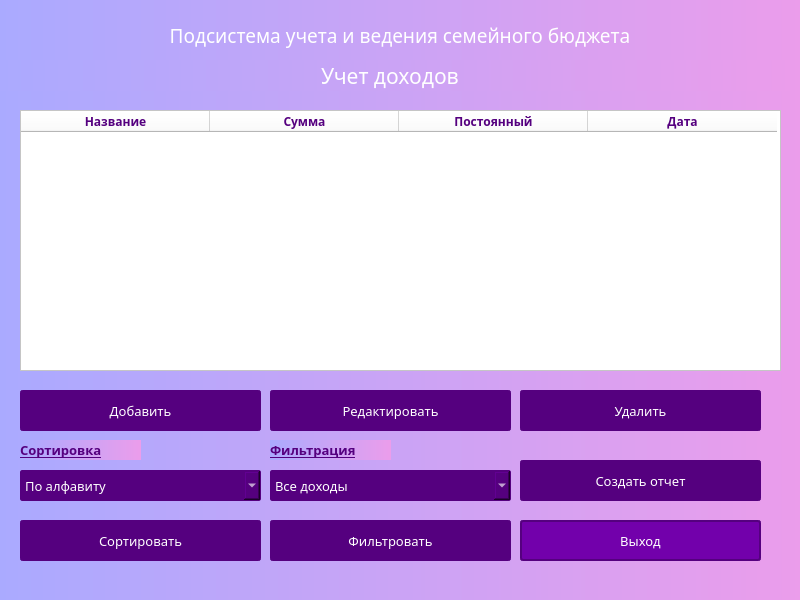
<?xml version="1.0" encoding="UTF-8"?>
<ui version="4.0">
 <class>Dialog</class>
 <widget class="QDialog" name="Dialog">
  <property name="geometry">
   <rect>
    <x>0</x>
    <y>0</y>
    <width>800</width>
    <height>600</height>
   </rect>
  </property>
  <property name="minimumSize">
   <size>
    <width>800</width>
    <height>600</height>
   </size>
  </property>
  <property name="sizeIncrement">
   <size>
    <width>800</width>
    <height>600</height>
   </size>
  </property>
  <property name="windowTitle">
   <string>Dialog</string>
  </property>
  <property name="styleSheet">
   <string notr="true">background-color: qlineargradient(spread:pad, x1:0, y1:0, x2:1, y2:0, stop:0 rgb(170, 170, 255), stop:1 rgb(235, 157, 235));</string>
  </property>
  <widget class="QLabel" name="label">
   <property name="geometry">
    <rect>
     <x>0</x>
     <y>20</y>
     <width>800</width>
     <height>31</height>
    </rect>
   </property>
   <property name="minimumSize">
    <size>
     <width>800</width>
     <height>0</height>
    </size>
   </property>
   <property name="maximumSize">
    <size>
     <width>800</width>
     <height>16777215</height>
    </size>
   </property>
   <property name="font">
    <font>
     <family>Century Gothic</family>
     <pointsize>14</pointsize>
    </font>
   </property>
   <property name="styleSheet">
    <string notr="true">color: rgb(255, 255, 255);</string>
   </property>
   <property name="frameShadow">
    <enum>QFrame::Plain</enum>
   </property>
   <property name="text">
    <string>Подсистема учета и ведения семейного бюджета</string>
   </property>
   <property name="alignment">
    <set>Qt::AlignCenter</set>
   </property>
  </widget>
  <widget class="QLabel" name="label_2">
   <property name="geometry">
    <rect>
     <x>-10</x>
     <y>60</y>
     <width>800</width>
     <height>31</height>
    </rect>
   </property>
   <property name="minimumSize">
    <size>
     <width>800</width>
     <height>0</height>
    </size>
   </property>
   <property name="maximumSize">
    <size>
     <width>800</width>
     <height>16777215</height>
    </size>
   </property>
   <property name="font">
    <font>
     <family>Century Gothic</family>
     <pointsize>16</pointsize>
    </font>
   </property>
   <property name="styleSheet">
    <string notr="true">color: rgb(255, 255, 255);</string>
   </property>
   <property name="frameShadow">
    <enum>QFrame::Plain</enum>
   </property>
   <property name="text">
    <string>Учет доходов</string>
   </property>
   <property name="alignment">
    <set>Qt::AlignCenter</set>
   </property>
  </widget>
  <widget class="QTableWidget" name="tableWidget">
   <property name="geometry">
    <rect>
     <x>20</x>
     <y>110</y>
     <width>761</width>
     <height>261</height>
    </rect>
   </property>
   <property name="font">
    <font>
     <family>Century Gothic</family>
     <pointsize>9</pointsize>
    </font>
   </property>
   <property name="styleSheet">
    <string notr="true">background-color: rgb(255, 255, 255);
border-color: rgb(85, 0, 127);
color: rgb(85, 0, 127);
</string>
   </property>
   <attribute name="horizontalHeaderDefaultSectionSize">
    <number>189</number>
   </attribute>
   <column>
    <property name="text">
     <string>Название</string>
    </property>
    <property name="font">
     <font>
      <family>Century Gothic</family>
      <pointsize>9</pointsize>
      <weight>75</weight>
      <bold>true</bold>
     </font>
    </property>
   </column>
   <column>
    <property name="text">
     <string>Сумма</string>
    </property>
    <property name="font">
     <font>
      <family>Century Gothic</family>
      <pointsize>9</pointsize>
      <weight>75</weight>
      <bold>true</bold>
     </font>
    </property>
   </column>
   <column>
    <property name="text">
     <string>Постоянный</string>
    </property>
    <property name="font">
     <font>
      <family>Century Gothic</family>
      <pointsize>9</pointsize>
      <weight>75</weight>
      <bold>true</bold>
     </font>
    </property>
   </column>
   <column>
    <property name="text">
     <string>Дата</string>
    </property>
    <property name="font">
     <font>
      <family>Century Gothic</family>
      <pointsize>9</pointsize>
      <weight>75</weight>
      <bold>true</bold>
     </font>
    </property>
   </column>
  </widget>
  <widget class="QPushButton" name="quitBtn">
   <property name="geometry">
    <rect>
     <x>520</x>
     <y>520</y>
     <width>241</width>
     <height>41</height>
    </rect>
   </property>
   <property name="font">
    <font>
     <family>Century Gothic</family>
     <pointsize>10</pointsize>
    </font>
   </property>
   <property name="styleSheet">
    <string notr="true">QPushButton{
background-color:rgb(114, 0, 171);
border-radius: 3px;
border: 2px solid rgb(85, 0, 127);
color:rgb(255, 255, 255);
}

QPushButton::hover{
	background-color: rgb(108, 0, 162);
	border: 2px solid rgb(108, 0, 162);
}

QPushButton::pressed{
	background-color:rgb(129, 0, 193);
	border-bottom: 2px solid rgb(129, 0, 193);
	border-leftt:  2px solid rgb(129, 0, 193);
	border-right:  2px solid rgb(129, 0, 193);
}


</string>
   </property>
   <property name="text">
    <string>Выход</string>
   </property>
  </widget>
  <widget class="QPushButton" name="addBtn">
   <property name="geometry">
    <rect>
     <x>20</x>
     <y>390</y>
     <width>241</width>
     <height>41</height>
    </rect>
   </property>
   <property name="font">
    <font>
     <family>Century Gothic</family>
     <pointsize>10</pointsize>
    </font>
   </property>
   <property name="styleSheet">
    <string notr="true">QPushButton{
	background-color:rgb(85, 0, 127);
border-radius: 3px;
border: 2px solid rgb(85, 0, 127);
color:rgb(255, 255, 255);
}

QPushButton::hover{
	background-color: rgb(108, 0, 162);
	border: 2px solid rgb(108, 0, 162);
}

QPushButton::pressed{
	background-color:rgb(129, 0, 193);
	border-bottom: 2px solid rgb(129, 0, 193);
	border-leftt:  2px solid rgb(129, 0, 193);
	border-right:  2px solid rgb(129, 0, 193);
}


</string>
   </property>
   <property name="text">
    <string>Добавить</string>
   </property>
  </widget>
  <widget class="QPushButton" name="editBtn">
   <property name="geometry">
    <rect>
     <x>270</x>
     <y>390</y>
     <width>241</width>
     <height>41</height>
    </rect>
   </property>
   <property name="font">
    <font>
     <family>Century Gothic</family>
     <pointsize>10</pointsize>
    </font>
   </property>
   <property name="styleSheet">
    <string notr="true">QPushButton{
	background-color:rgb(85, 0, 127);
border-radius: 3px;
border: 2px solid rgb(85, 0, 127);
color:rgb(255, 255, 255);
}

QPushButton::hover{
	background-color: rgb(108, 0, 162);
	border: 2px solid rgb(108, 0, 162);
}

QPushButton::pressed{
	background-color:rgb(129, 0, 193);
	border-bottom: 2px solid rgb(129, 0, 193);
	border-leftt:  2px solid rgb(129, 0, 193);
	border-right:  2px solid rgb(129, 0, 193);
}


</string>
   </property>
   <property name="text">
    <string>Редактировать</string>
   </property>
  </widget>
  <widget class="QPushButton" name="deleteBtn">
   <property name="geometry">
    <rect>
     <x>520</x>
     <y>390</y>
     <width>241</width>
     <height>41</height>
    </rect>
   </property>
   <property name="font">
    <font>
     <family>Century Gothic</family>
     <pointsize>10</pointsize>
    </font>
   </property>
   <property name="styleSheet">
    <string notr="true">QPushButton{
	background-color:rgb(85, 0, 127);
border-radius: 3px;
border: 2px solid rgb(85, 0, 127);
color:rgb(255, 255, 255);
}

QPushButton::hover{
	background-color: rgb(108, 0, 162);
	border: 2px solid rgb(108, 0, 162);
}

QPushButton::pressed{
	background-color:rgb(129, 0, 193);
	border-bottom: 2px solid rgb(129, 0, 193);
	border-leftt:  2px solid rgb(129, 0, 193);
	border-right:  2px solid rgb(129, 0, 193);
}


</string>
   </property>
   <property name="text">
    <string>Удалить</string>
   </property>
  </widget>
  <widget class="QPushButton" name="createReportBtn">
   <property name="geometry">
    <rect>
     <x>520</x>
     <y>460</y>
     <width>241</width>
     <height>41</height>
    </rect>
   </property>
   <property name="font">
    <font>
     <family>Century Gothic</family>
     <pointsize>10</pointsize>
    </font>
   </property>
   <property name="styleSheet">
    <string notr="true">QPushButton{
background-color:rgb(85, 0, 127);
border-radius: 3px;
border: 2px solid rgb(85, 0, 127);
color:rgb(255, 255, 255);
}

QPushButton::hover{
	background-color: rgb(108, 0, 162);
	border: 2px solid rgb(108, 0, 162);
}

QPushButton::pressed{
	background-color:rgb(129, 0, 193);
	border-bottom: 2px solid rgb(129, 0, 193);
	border-leftt:  2px solid rgb(129, 0, 193);
	border-right:  2px solid rgb(129, 0, 193);
}


</string>
   </property>
   <property name="text">
    <string>Создать отчет</string>
   </property>
  </widget>
  <widget class="QLabel" name="label_3">
   <property name="geometry">
    <rect>
     <x>20</x>
     <y>440</y>
     <width>121</width>
     <height>20</height>
    </rect>
   </property>
   <property name="font">
    <font>
     <family>Century Gothic</family>
     <pointsize>10</pointsize>
     <weight>75</weight>
     <bold>true</bold>
     <underline>true</underline>
    </font>
   </property>
   <property name="styleSheet">
    <string notr="true">color: rgb(85, 0, 127);</string>
   </property>
   <property name="text">
    <string>Сортировка</string>
   </property>
  </widget>
  <widget class="QComboBox" name="filterBox">
   <property name="geometry">
    <rect>
     <x>270</x>
     <y>470</y>
     <width>241</width>
     <height>31</height>
    </rect>
   </property>
   <property name="font">
    <font>
     <family>Century Gothic</family>
     <pointsize>10</pointsize>
    </font>
   </property>
   <property name="styleSheet">
    <string notr="true">background-color: rgb(85, 0, 127);
color: rgb(255, 255, 255);
border: 1px solid rgb(85, 0, 127);
border-radius: 2px;</string>
   </property>
   <item>
    <property name="text">
     <string>Все доходы</string>
    </property>
   </item>
   <item>
    <property name="text">
     <string>Постоянные</string>
    </property>
   </item>
   <item>
    <property name="text">
     <string>Непостоянные</string>
    </property>
   </item>
   <item>
    <property name="text">
     <string>За первое полугодие</string>
    </property>
   </item>
   <item>
    <property name="text">
     <string>За второе полугодие</string>
    </property>
   </item>
  </widget>
  <widget class="QComboBox" name="sortBox">
   <property name="geometry">
    <rect>
     <x>20</x>
     <y>470</y>
     <width>241</width>
     <height>31</height>
    </rect>
   </property>
   <property name="font">
    <font>
     <family>Century Gothic</family>
     <pointsize>10</pointsize>
    </font>
   </property>
   <property name="styleSheet">
    <string notr="true">background-color: rgb(85, 0, 127);
color: rgb(255, 255, 255);
border: 1px solid rgb(85, 0, 127);
border-radius: 2px;</string>
   </property>
   <item>
    <property name="text">
     <string>По алфавиту</string>
    </property>
   </item>
   <item>
    <property name="text">
     <string>По дате</string>
    </property>
   </item>
   <item>
    <property name="text">
     <string>По сумме</string>
    </property>
   </item>
  </widget>
  <widget class="QLabel" name="label_4">
   <property name="geometry">
    <rect>
     <x>270</x>
     <y>440</y>
     <width>121</width>
     <height>20</height>
    </rect>
   </property>
   <property name="font">
    <font>
     <family>Century Gothic</family>
     <pointsize>10</pointsize>
     <weight>75</weight>
     <bold>true</bold>
     <underline>true</underline>
    </font>
   </property>
   <property name="styleSheet">
    <string notr="true">color: rgb(85, 0, 127);</string>
   </property>
   <property name="text">
    <string>Фильтрация</string>
   </property>
  </widget>
  <widget class="QPushButton" name="sortBtn">
   <property name="geometry">
    <rect>
     <x>20</x>
     <y>520</y>
     <width>241</width>
     <height>41</height>
    </rect>
   </property>
   <property name="font">
    <font>
     <family>Century Gothic</family>
     <pointsize>10</pointsize>
    </font>
   </property>
   <property name="styleSheet">
    <string notr="true">QPushButton{
	background-color:rgb(85, 0, 127);
border-radius: 3px;
border: 2px solid rgb(85, 0, 127);
color:rgb(255, 255, 255);
}

QPushButton::hover{
	background-color: rgb(108, 0, 162);
	border: 2px solid rgb(108, 0, 162);
}

QPushButton::pressed{
	background-color:rgb(129, 0, 193);
	border-bottom: 2px solid rgb(129, 0, 193);
	border-leftt:  2px solid rgb(129, 0, 193);
	border-right:  2px solid rgb(129, 0, 193);
}


</string>
   </property>
   <property name="text">
    <string>Сортировать</string>
   </property>
  </widget>
  <widget class="QPushButton" name="filterBtn">
   <property name="geometry">
    <rect>
     <x>270</x>
     <y>520</y>
     <width>241</width>
     <height>41</height>
    </rect>
   </property>
   <property name="font">
    <font>
     <family>Century Gothic</family>
     <pointsize>10</pointsize>
    </font>
   </property>
   <property name="styleSheet">
    <string notr="true">QPushButton{
	background-color:rgb(85, 0, 127);
border-radius: 3px;
border: 2px solid rgb(85, 0, 127);
color:rgb(255, 255, 255);
}

QPushButton::hover{
	background-color: rgb(108, 0, 162);
	border: 2px solid rgb(108, 0, 162);
}

QPushButton::pressed{
	background-color:rgb(129, 0, 193);
	border-bottom: 2px solid rgb(129, 0, 193);
	border-leftt:  2px solid rgb(129, 0, 193);
	border-right:  2px solid rgb(129, 0, 193);
}


</string>
   </property>
   <property name="text">
    <string>Фильтровать</string>
   </property>
  </widget>
 </widget>
 <resources/>
 <connections/>
</ui>
